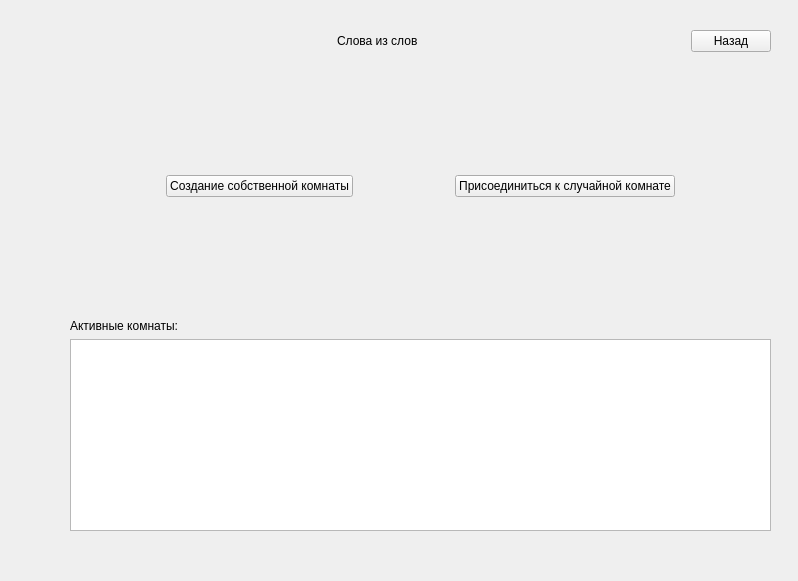
<?xml version="1.0" encoding="UTF-8"?>
<ui version="4.0">
 <class>WordsForm</class>
 <widget class="QWidget" name="WordsForm">
  <property name="geometry">
   <rect>
    <x>0</x>
    <y>0</y>
    <width>798</width>
    <height>581</height>
   </rect>
  </property>
  <property name="windowTitle">
   <string>Form</string>
  </property>
  <widget class="QWidget" name="verticalLayoutWidget">
   <property name="geometry">
    <rect>
     <x>70</x>
     <y>30</y>
     <width>701</width>
     <height>501</height>
    </rect>
   </property>
   <layout class="QVBoxLayout" name="verticalLayout">
    <item>
     <layout class="QHBoxLayout" name="horizontalLayout">
      <item>
       <spacer name="horizontalSpacer">
        <property name="orientation">
         <enum>Qt::Horizontal</enum>
        </property>
        <property name="sizeHint" stdset="0">
         <size>
          <width>40</width>
          <height>20</height>
         </size>
        </property>
       </spacer>
      </item>
      <item>
       <widget class="QLabel" name="label">
        <property name="text">
         <string>Слова из слов</string>
        </property>
       </widget>
      </item>
      <item>
       <spacer name="horizontalSpacer_2">
        <property name="orientation">
         <enum>Qt::Horizontal</enum>
        </property>
        <property name="sizeHint" stdset="0">
         <size>
          <width>40</width>
          <height>20</height>
         </size>
        </property>
       </spacer>
      </item>
      <item>
       <widget class="QPushButton" name="exitButton">
        <property name="text">
         <string>Назад</string>
        </property>
       </widget>
      </item>
     </layout>
    </item>
    <item>
     <spacer name="verticalSpacer_2">
      <property name="orientation">
       <enum>Qt::Vertical</enum>
      </property>
      <property name="sizeHint" stdset="0">
       <size>
        <width>20</width>
        <height>40</height>
       </size>
      </property>
     </spacer>
    </item>
    <item>
     <layout class="QHBoxLayout" name="horizontalLayout_2">
      <item>
       <spacer name="horizontalSpacer_4">
        <property name="orientation">
         <enum>Qt::Horizontal</enum>
        </property>
        <property name="sizeHint" stdset="0">
         <size>
          <width>40</width>
          <height>20</height>
         </size>
        </property>
       </spacer>
      </item>
      <item>
       <widget class="QPushButton" name="pushButton">
        <property name="text">
         <string>Создание собственной комнаты</string>
        </property>
       </widget>
      </item>
      <item>
       <spacer name="horizontalSpacer_3">
        <property name="orientation">
         <enum>Qt::Horizontal</enum>
        </property>
        <property name="sizeHint" stdset="0">
         <size>
          <width>40</width>
          <height>20</height>
         </size>
        </property>
       </spacer>
      </item>
      <item>
       <widget class="QPushButton" name="pushButton_2">
        <property name="text">
         <string>Присоединиться к случайной комнате</string>
        </property>
       </widget>
      </item>
      <item>
       <spacer name="horizontalSpacer_5">
        <property name="orientation">
         <enum>Qt::Horizontal</enum>
        </property>
        <property name="sizeHint" stdset="0">
         <size>
          <width>40</width>
          <height>20</height>
         </size>
        </property>
       </spacer>
      </item>
     </layout>
    </item>
    <item>
     <spacer name="verticalSpacer">
      <property name="orientation">
       <enum>Qt::Vertical</enum>
      </property>
      <property name="sizeHint" stdset="0">
       <size>
        <width>20</width>
        <height>40</height>
       </size>
      </property>
     </spacer>
    </item>
    <item>
     <widget class="QLabel" name="label_2">
      <property name="layoutDirection">
       <enum>Qt::LeftToRight</enum>
      </property>
      <property name="text">
       <string>Активные комнаты:</string>
      </property>
      <property name="textFormat">
       <enum>Qt::PlainText</enum>
      </property>
     </widget>
    </item>
    <item>
     <widget class="QListWidget" name="listWidget"/>
    </item>
   </layout>
  </widget>
 </widget>
 <resources/>
 <connections/>
</ui>
